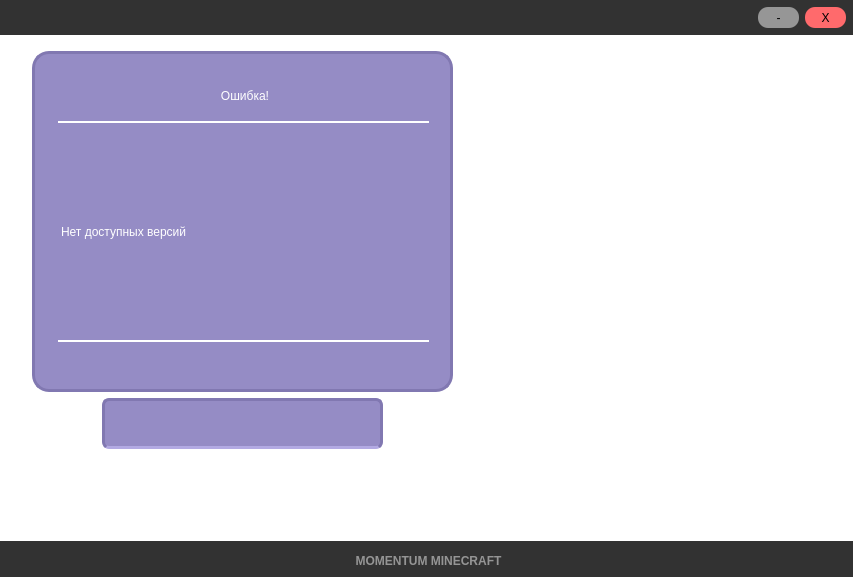
<?xml version="1.0" encoding="UTF-8"?>
<ui version="4.0">
 <class>MainWindow</class>
 <widget class="QMainWindow" name="MainWindow">
  <property name="geometry">
   <rect>
    <x>0</x>
    <y>0</y>
    <width>853</width>
    <height>577</height>
   </rect>
  </property>
  <property name="windowTitle">
   <string>Momentum Minecraft</string>
  </property>
  <property name="windowIcon">
   <iconset resource="resource.qrc">
    <normaloff>:/image/images/icons8-minecraft-96.png</normaloff>:/image/images/icons8-minecraft-96.png</iconset>
  </property>
  <property name="styleSheet">
   <string notr="true">background:rgba(0,0,0,0);
</string>
  </property>
  <widget class="QWidget" name="centralwidget">
   <property name="styleSheet">
    <string notr="true">background-image:   url(:/image/images/main6.jpeg);
background-position: center;
border: 0px solid rgb(50, 50, 50);;

</string>
   </property>
   <widget class="QGroupBox" name="groupBox">
    <property name="geometry">
     <rect>
      <x>32</x>
      <y>51</y>
      <width>421</width>
      <height>341</height>
     </rect>
    </property>
    <property name="styleSheet">
     <string notr="true">background:rgb(149, 140, 197);
border: 3px solid rgb(129, 120, 177);
border-radius: 17px;
</string>
    </property>
    <property name="title">
     <string/>
    </property>
    <widget class="QLabel" name="titleAbout">
     <property name="geometry">
      <rect>
       <x>26</x>
       <y>21</y>
       <width>371</width>
       <height>51</height>
      </rect>
     </property>
     <property name="styleSheet">
      <string notr="true">border:0px solid;
text-align: center;
background: rgba(0,0,0,0);
border-bottom: 2px solid white;
border-radius: 0px;
color: white;</string>
     </property>
     <property name="text">
      <string>&lt;html&gt;&lt;head/&gt;&lt;body&gt;&lt;p align=&quot;center&quot;&gt;Ошибка!&lt;/p&gt;&lt;/body&gt;&lt;/html&gt;</string>
     </property>
    </widget>
    <widget class="QLabel" name="textAbout">
     <property name="geometry">
      <rect>
       <x>26</x>
       <y>70</y>
       <width>371</width>
       <height>221</height>
      </rect>
     </property>
     <property name="styleSheet">
      <string notr="true">border:0px solid;
background: rgba(0,0,0,0);
color: white;
 text-align: center;
line-height:3px;
border-radius:0px;
border-top:2px solid white;
border-bottom: 2px solid white;</string>
     </property>
     <property name="text">
      <string>Нет доступных версий</string>
     </property>
    </widget>
   </widget>
   <widget class="QGroupBox" name="groupBox_2">
    <property name="geometry">
     <rect>
      <x>472</x>
      <y>40</y>
      <width>371</width>
      <height>491</height>
     </rect>
    </property>
    <property name="styleSheet">
     <string notr="true">background: rgba(0,0,0,0);
border: 0px solid;</string>
    </property>
    <property name="title">
     <string/>
    </property>
    <widget class="QScrollArea" name="scrollArea">
     <property name="geometry">
      <rect>
       <x>10</x>
       <y>0</y>
       <width>351</width>
       <height>491</height>
      </rect>
     </property>
     <property name="styleSheet">
      <string notr="true"/>
     </property>
     <property name="widgetResizable">
      <bool>true</bool>
     </property>
     <widget class="QWidget" name="scrollAreaWidgetContents">
      <property name="geometry">
       <rect>
        <x>0</x>
        <y>0</y>
        <width>351</width>
        <height>491</height>
       </rect>
      </property>
     </widget>
    </widget>
   </widget>
   <widget class="QGroupBox" name="downLine">
    <property name="geometry">
     <rect>
      <x>0</x>
      <y>541</y>
      <width>871</width>
      <height>71</height>
     </rect>
    </property>
    <property name="styleSheet">
     <string notr="true">background:rgb(50, 50, 50);</string>
    </property>
    <property name="title">
     <string/>
    </property>
    <widget class="QLabel" name="label">
     <property name="geometry">
      <rect>
       <x>8</x>
       <y>0</y>
       <width>841</width>
       <height>41</height>
      </rect>
     </property>
     <property name="text">
      <string>&lt;html&gt;&lt;head/&gt;&lt;body&gt;&lt;p align=&quot;center&quot;&gt;&lt;span style=&quot; font-weight:700; color:#959595;&quot;&gt;MOMENTUM MINECRAFT&lt;/span&gt;&lt;/p&gt;&lt;/body&gt;&lt;/html&gt;</string>
     </property>
    </widget>
   </widget>
   <widget class="QGroupBox" name="upperGroupBox">
    <property name="geometry">
     <rect>
      <x>0</x>
      <y>-6</y>
      <width>861</width>
      <height>41</height>
     </rect>
    </property>
    <property name="styleSheet">
     <string notr="true">background:rgb(50, 50, 50);
</string>
    </property>
    <property name="title">
     <string/>
    </property>
    <widget class="QPushButton" name="pushButton">
     <property name="geometry">
      <rect>
       <x>805</x>
       <y>13</y>
       <width>41</width>
       <height>21</height>
      </rect>
     </property>
     <property name="styleSheet">
      <string notr="true">QPushButton {
background-color: rgb(255, 106, 108);
border: 0px solid rgb(0,0,0);
border-radius:10px;
}

QPushButton:hover {
	background-color: rgb(235, 86, 88);
	border: 0px solid rgb(0,0,0);
	border-radius:10px;
}</string>
     </property>
     <property name="text">
      <string>Х</string>
     </property>
     <property name="icon">
      <iconset theme="phone"/>
     </property>
    </widget>
    <widget class="QPushButton" name="pushButton_2">
     <property name="geometry">
      <rect>
       <x>758</x>
       <y>13</y>
       <width>41</width>
       <height>21</height>
      </rect>
     </property>
     <property name="styleSheet">
      <string notr="true">QPushButton{
background-color: rgb(150, 150, 150);
border: 0px solid rgb(0,0,0);
border-radius:10px;
}
QPushButton:hover {
background-color: rgb(120, 120, 120);
border: 0px solid rgb(0,0,0);
border-radius:10px;
}</string>
     </property>
     <property name="text">
      <string>-</string>
     </property>
     <property name="icon">
      <iconset theme="phone"/>
     </property>
    </widget>
   </widget>
   <widget class="QLabel" name="downloadProgress">
    <property name="geometry">
     <rect>
      <x>81</x>
      <y>352</y>
      <width>331</width>
      <height>31</height>
     </rect>
    </property>
    <property name="styleSheet">
     <string notr="true">color:white;
background: rgba(0,0,0,0);</string>
    </property>
    <property name="text">
     <string/>
    </property>
   </widget>
   <widget class="QGroupBox" name="groupBox_3">
    <property name="geometry">
     <rect>
      <x>33</x>
      <y>396</y>
      <width>421</width>
      <height>141</height>
     </rect>
    </property>
    <property name="styleSheet">
     <string notr="true">background:rgba(0,0,0,0)</string>
    </property>
    <property name="title">
     <string/>
    </property>
    <widget class="QLineEdit" name="clientNameLine">
     <property name="geometry">
      <rect>
       <x>69</x>
       <y>2</y>
       <width>281</width>
       <height>51</height>
      </rect>
     </property>
     <property name="styleSheet">
      <string notr="true">background:rgb(149, 140, 197);
border: 3px solid rgb(129, 120, 177);
border-bottom: 3px solid rgb(179, 170, 227);
border-radius: 7px;
color: white;</string>
     </property>
    </widget>
   </widget>
  </widget>
 </widget>
 <resources>
  <include location="resource.qrc"/>
 </resources>
 <connections/>
</ui>
